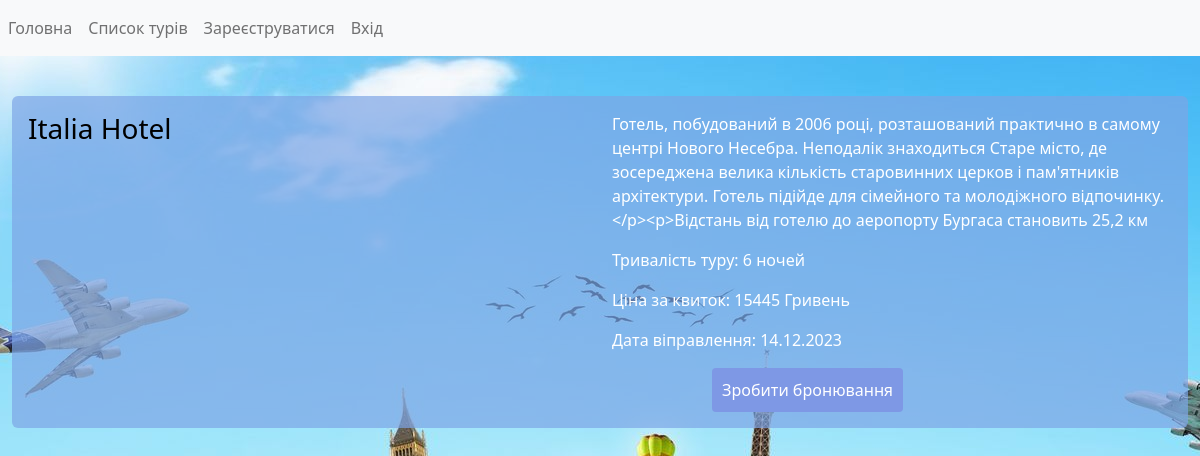
The page /travels/4 on the database its author committed.
### travels/models.py (models this page shows, shortened)
class Travel(models.Model):
    travel_name = models.CharField('Назва туру', max_length=50)
    country = models.CharField('Країна', max_length=50, null=True, blank=True)
    time_go = models.CharField('Час вильоту', max_length=50, null=True, blank=True)
    description = models.TextField('Опис туру')
    travel_time = models.CharField('Тривалість туру', max_length=50)
    price = models.IntegerField('Ціна')
    class Meta:
        verbose_name = 'Тур'
        verbose_name_plural = 'Тури'

### travels/views.py (the view)
# urls.py: path('<int:pk>', views.traveldetail.as_view(), name='traveldetail'),
class traveldetail(DetailView):
    model = Travel
    template_name = 'travels/travel_detail.html'
    context_object_name = 'travel'
    def get_context_data(self, **kwargs):
        context = super().get_context_data(**kwargs)
        context['form'] = OrderForm(initial={'user_travel_name': self.object.travel_name})
        return context

### travels/templates/travels/travel_detail.html (shortened to what this page needs)
{% extends 'main/layout.html' %}
{% load static %}
{% block content %}
    <div class="features">
        <div class="container-xxl">
            <div class= "alert alert-warning">
            <div class="row">
                <div class="col-6">
                    <div class="flexbox">
                        <h3 class="travel-name">{{travel.travel_name}}</h3>
                    </div>
                </div>
                <div class="col-6">
                    <p class="description">{{travel.description}}</p>
                    <p class='time'>Тривалість туру: {{travel.travel_time}}</p>
                    <p class="price">Ціна за квиток: {{travel.price}} Гривень </p>
                    <p class="date-alive">Дата віправлення: {{ travel.time_go }}</p>
                    <button id="openModalBtn">Зробити бронювання</button>
                </div>
              </div>
            </div>
        </div>
    </div>
{% endblock %}

### static/main/css/main.css (style rules this page uses)
body { background: #2c2c2c; }

### static/main/css/travels.css (style rules this page uses)
button { background-color: #4caf50; color: #fff; padding: 10px; border: none; border-radius: 4px; cursor: pointer; margin-left:100px; }

### static/travels/css/travel_detail.css (style rules this page uses)
.features { margin-top:40px; }
.alert { border: none; background-color: rgba(126, 165, 229, 0.7) ; }
button { background: #7e98e5; }
.col-6 { color:white; }
.travel-name { color:black; }

### rows shown on the page
Travel: travel_name "Italia Hotel", description "Готель, побудований в 2006 році, розташований практично в самому центрі Нового Несебра. Неподалік знаходиться Старе місто, де зосереджена велика кількість старовинних церков і пам'ятників архітектури. Готель підійде для сімейного та молодіжного відпочинку.</p><p>Відстань від готелю до аеропорту Бургаса становить 25,2 км", travel_time "6 ночей", price "15445", time_go "14.12.2023"
